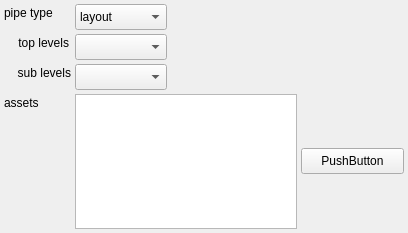
<?xml version="1.0" encoding="UTF-8"?>
<ui version="4.0">
 <class>Form</class>
 <widget class="QWidget" name="Form">
  <property name="geometry">
   <rect>
    <x>0</x>
    <y>0</y>
    <width>408</width>
    <height>233</height>
   </rect>
  </property>
  <property name="windowTitle">
   <string>Form</string>
  </property>
  <widget class="QLabel" name="label_top">
   <property name="geometry">
    <rect>
     <x>4</x>
     <y>34</y>
     <width>65</width>
     <height>17</height>
    </rect>
   </property>
   <property name="text">
    <string>top levels</string>
   </property>
   <property name="alignment">
    <set>Qt::AlignRight|Qt::AlignTrailing|Qt::AlignVCenter</set>
   </property>
  </widget>
  <widget class="QComboBox" name="combobox_top">
   <property name="geometry">
    <rect>
     <x>75</x>
     <y>34</y>
     <width>92</width>
     <height>26</height>
    </rect>
   </property>
  </widget>
  <widget class="QLabel" name="label_sub">
   <property name="geometry">
    <rect>
     <x>4</x>
     <y>64</y>
     <width>67</width>
     <height>17</height>
    </rect>
   </property>
   <property name="text">
    <string>sub levels</string>
   </property>
   <property name="alignment">
    <set>Qt::AlignRight|Qt::AlignTrailing|Qt::AlignVCenter</set>
   </property>
  </widget>
  <widget class="QComboBox" name="comboBox_sub">
   <property name="geometry">
    <rect>
     <x>75</x>
     <y>64</y>
     <width>92</width>
     <height>26</height>
    </rect>
   </property>
  </widget>
  <widget class="QLabel" name="label_assets">
   <property name="geometry">
    <rect>
     <x>4</x>
     <y>94</y>
     <width>43</width>
     <height>17</height>
    </rect>
   </property>
   <property name="text">
    <string>assets</string>
   </property>
  </widget>
  <widget class="QTreeWidget" name="treewidget">
   <property name="geometry">
    <rect>
     <x>75</x>
     <y>94</y>
     <width>222</width>
     <height>135</height>
    </rect>
   </property>
   <property name="headerHidden">
    <bool>true</bool>
   </property>
   <column>
    <property name="text">
     <string notr="true">1</string>
    </property>
   </column>
  </widget>
  <widget class="QPushButton" name="pushButton">
   <property name="geometry">
    <rect>
     <x>301</x>
     <y>148</y>
     <width>103</width>
     <height>26</height>
    </rect>
   </property>
   <property name="text">
    <string>PushButton</string>
   </property>
  </widget>
  <widget class="QLabel" name="label">
   <property name="geometry">
    <rect>
     <x>4</x>
     <y>4</y>
     <width>63</width>
     <height>17</height>
    </rect>
   </property>
   <property name="text">
    <string>pipe type</string>
   </property>
  </widget>
  <widget class="QComboBox" name="comboBox">
   <property name="geometry">
    <rect>
     <x>75</x>
     <y>4</y>
     <width>92</width>
     <height>26</height>
    </rect>
   </property>
   <item>
    <property name="text">
     <string>layout</string>
    </property>
   </item>
   <item>
    <property name="text">
     <string>animation</string>
    </property>
   </item>
  </widget>
 </widget>
 <resources/>
 <connections/>
</ui>
